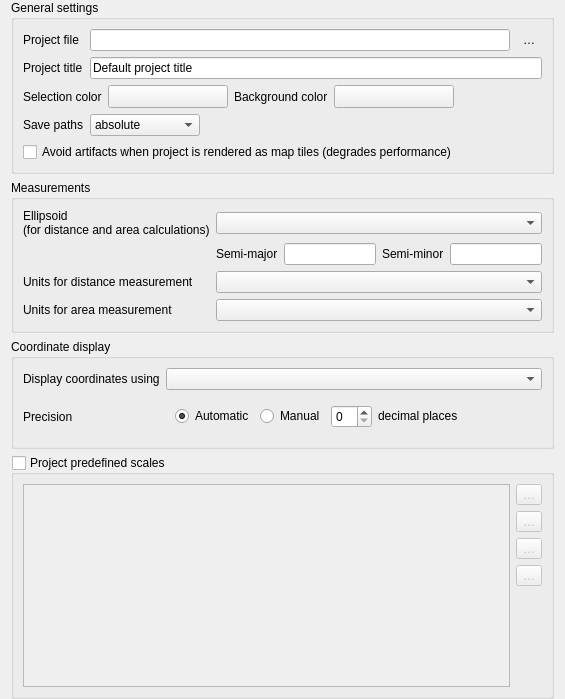
             <widget class="QWidget" name="scrollAreaWidgetContents_2">
              <property name="geometry">
               <rect>
                <x>0</x>
                <y>0</y>
                <width>565</width>
                <height>699</height>
               </rect>
              </property>
              <layout class="QVBoxLayout" name="verticalLayout_8">
               <property name="topMargin">
                <number>0</number>
               </property>
               <property name="bottomMargin">
                <number>0</number>
               </property>
               <item>
                <widget class="QgsCollapsibleGroupBox" name="titleBox">
                 <property name="title">
                  <string>General settings</string>
                 </property>
                 <property name="syncGroup">
                  <string notr="true">projgeneral</string>
                 </property>
                 <layout class="QGridLayout" name="gridLayout_26">
                  <item row="3" column="0">
                   <widget class="QLabel" name="label_3">
                    <property name="sizePolicy">
                     <sizepolicy hsizetype="Maximum" vsizetype="Preferred">
                      <horstretch>0</horstretch>
                      <verstretch>0</verstretch>
                     </sizepolicy>
                    </property>
                    <property name="text">
                     <string>Save paths</string>
                    </property>
                    <property name="buddy">
                     <cstring>cbxAbsolutePath</cstring>
                    </property>
                   </widget>
                  </item>
                  <item row="3" column="1">
                   <widget class="QComboBox" name="cbxAbsolutePath">
                    <item>
                     <property name="text">
                      <string>absolute</string>
                     </property>
                    </item>
                    <item>
                     <property name="text">
                      <string>relative</string>
                     </property>
                    </item>
                   </widget>
                  </item>
                  <item row="0" column="0">
                   <widget class="QLabel" name="label_4">
                    <property name="sizePolicy">
                     <sizepolicy hsizetype="Maximum" vsizetype="Preferred">
                      <horstretch>0</horstretch>
                      <verstretch>0</verstretch>
                     </sizepolicy>
                    </property>
                    <property name="text">
                     <string>Project file</string>
                    </property>
                    <property name="buddy">
                     <cstring>titleEdit</cstring>
                    </property>
                   </widget>
                  </item>
                  <item row="2" column="0" colspan="5">
                   <layout class="QHBoxLayout" name="horizontalLayout_5">
                    <item>
                     <widget class="QLabel" name="textLabel1">
                      <property name="sizePolicy">
                       <sizepolicy hsizetype="Maximum" vsizetype="Preferred">
                        <horstretch>0</horstretch>
                        <verstretch>0</verstretch>
                       </sizepolicy>
                      </property>
                      <property name="text">
                       <string>Selection color</string>
                      </property>
                      <property name="buddy">
                       <cstring>pbnSelectionColor</cstring>
                      </property>
                     </widget>
                    </item>
                    <item>
                     <widget class="QgsColorButton" name="pbnSelectionColor">
                      <property name="minimumSize">
                       <size>
                        <width>120</width>
                        <height>0</height>
                       </size>
                      </property>
                      <property name="maximumSize">
                       <size>
                        <width>120</width>
                        <height>16777215</height>
                       </size>
                      </property>
                      <property name="text">
                       <string/>
                      </property>
                     </widget>
                    </item>
                    <item>
                     <widget class="QLabel" name="label">
                      <property name="sizePolicy">
                       <sizepolicy hsizetype="Maximum" vsizetype="Preferred">
                        <horstretch>0</horstretch>
                        <verstretch>0</verstretch>
                       </sizepolicy>
                      </property>
                      <property name="text">
                       <string>Background color</string>
                      </property>
                      <property name="buddy">
                       <cstring>pbnCanvasColor</cstring>
                      </property>
                     </widget>
                    </item>
                    <item>
                     <widget class="QgsColorButton" name="pbnCanvasColor">
                      <property name="minimumSize">
                       <size>
                        <width>120</width>
                        <height>0</height>
                       </size>
                      </property>
                      <property name="maximumSize">
                       <size>
                        <width>120</width>
                        <height>16777215</height>
                       </size>
                      </property>
                      <property name="text">
                       <string/>
                      </property>
                     </widget>
                    </item>
                    <item>
                     <spacer name="horizontalSpacer_4">
                      <property name="orientation">
                       <enum>Qt::Horizontal</enum>
                      </property>
                      <property name="sizeHint" stdset="0">
                       <size>
                        <width>40</width>
                        <height>20</height>
                       </size>
                      </property>
                     </spacer>
                    </item>
                   </layout>
                  </item>
                  <item row="1" column="0">
                   <widget class="QLabel" name="label_2">
                    <property name="sizePolicy">
                     <sizepolicy hsizetype="Maximum" vsizetype="Preferred">
                      <horstretch>0</horstretch>
                      <verstretch>0</verstretch>
                     </sizepolicy>
                    </property>
                    <property name="text">
                     <string>Project title</string>
                    </property>
                   </widget>
                  </item>
                  <item row="3" column="3" colspan="2">
                   <spacer>
                    <property name="orientation">
                     <enum>Qt::Horizontal</enum>
                    </property>
                    <property name="sizeHint" stdset="0">
                     <size>
                      <width>40</width>
                      <height>20</height>
                     </size>
                    </property>
                   </spacer>
                  </item>
                  <item row="4" column="0" colspan="5">
                   <widget class="QCheckBox" name="mMapTileRenderingCheckBox">
                    <property name="toolTip">
                     <string>Checking this setting avoids visible edge artifacts when rendering this project as separate map tiles. Rendering performance will be degraded.</string>
                    </property>
                    <property name="text">
                     <string>Avoid artifacts when project is rendered as map tiles (degrades performance)</string>
                    </property>
                   </widget>
                  </item>
                  <item row="1" column="1" colspan="4">
                   <widget class="QLineEdit" name="titleEdit">
                    <property name="toolTip">
                     <string>Descriptive project name</string>
                    </property>
                    <property name="text">
                     <string>Default project title</string>
                    </property>
                   </widget>
                  </item>
                  <item row="0" column="1" colspan="4">
                   <layout class="QHBoxLayout" name="horizontalLayout_13">
                    <item>
                     <widget class="QLineEdit" name="mProjectFileLineEdit">
                      <property name="readOnly">
                       <bool>true</bool>
                      </property>
                     </widget>
                    </item>
                    <item>
                     <widget class="QToolButton" name="mButtonOpenProjectFolder">
                      <property name="toolTip">
                       <string>Open folder containing the project</string>
                      </property>
                      <property name="text">
                       <string>…</string>
                      </property>
                      <property name="icon">
                       <iconset resource="../../images/images.qrc">
                        <normaloff>:/images/themes/default/mActionFileOpen.svg</normaloff>:/images/themes/default/mActionFileOpen.svg</iconset>
                      </property>
                      <property name="autoRaise">
                       <bool>true</bool>
                      </property>
                     </widget>
                    </item>
                   </layout>
                  </item>
                 </layout>
                </widget>
               </item>
               <item>
                <widget class="QgsCollapsibleGroupBox" name="btnGrpMeasureEllipsoid">
                 <property name="title">
                  <string>Measurements</string>
                 </property>
                 <property name="syncGroup">
                  <string notr="true">projgeneral</string>
                 </property>
                 <layout class="QGridLayout" name="gridLayoutMeasureTool">
                  <item row="0" column="0">
                   <widget class="QLabel" name="textLabel1_8">
                    <property name="text">
                     <string>Ellipsoid
(for distance and area calculations)</string>
                    </property>
                   </widget>
                  </item>
                  <item row="2" column="1" colspan="4">
                   <widget class="QComboBox" name="mDistanceUnitsCombo"/>
                  </item>
                  <item row="1" column="1">
                   <widget class="QLabel" name="label_41">
                    <property name="text">
                     <string>Semi-major</string>
                    </property>
                   </widget>
                  </item>
                  <item row="2" column="0">
                   <widget class="QLabel" name="label_28">
                    <property name="text">
                     <string>Units for distance measurement</string>
                    </property>
                   </widget>
                  </item>
                  <item row="0" column="1" colspan="4">
                   <widget class="QComboBox" name="cmbEllipsoid"/>
                  </item>
                  <item row="1" column="4">
                   <widget class="QLineEdit" name="leSemiMinor"/>
                  </item>
                  <item row="1" column="2">
                   <widget class="QLineEdit" name="leSemiMajor"/>
                  </item>
                  <item row="1" column="3">
                   <widget class="QLabel" name="label_42">
                    <property name="text">
                     <string>Semi-minor</string>
                    </property>
                   </widget>
                  </item>
                  <item row="3" column="0">
                   <widget class="QLabel" name="label_29">
                    <property name="text">
                     <string>Units for area measurement</string>
                    </property>
                   </widget>
                  </item>
                  <item row="3" column="1" colspan="4">
                   <widget class="QComboBox" name="mAreaUnitsCombo"/>
                  </item>
                 </layout>
                </widget>
               </item>
               <item>
                <widget class="QgsCollapsibleGroupBox" name="mCoordinateDisplayGroup">
                 <property name="sizePolicy">
                  <sizepolicy hsizetype="Preferred" vsizetype="Maximum">
                   <horstretch>0</horstretch>
                   <verstretch>0</verstretch>
                  </sizepolicy>
                 </property>
                 <property name="title">
                  <string>Coordinate display</string>
                 </property>
                 <property name="syncGroup">
                  <string notr="true">projgeneral</string>
                 </property>
                 <layout class="QGridLayout" name="gridLayout_18">
                  <item row="1" column="0">
                   <widget class="QLabel" name="label_26">
                    <property name="text">
                     <string>Precision</string>
                    </property>
                   </widget>
                  </item>
                  <item row="0" column="0">
                   <widget class="QLabel" name="label_25">
                    <property name="text">
                     <string>Display coordinates using</string>
                    </property>
                   </widget>
                  </item>
                  <item row="0" column="1">
                   <widget class="QComboBox" name="mCoordinateDisplayComboBox"/>
                  </item>
                  <item row="1" column="1">
                   <widget class="QFrame" name="mFramePrecision">
                    <layout class="QHBoxLayout" name="horizontalLayout_12">
                     <item>
                      <widget class="QRadioButton" name="radAutomatic">
                       <property name="toolTip">
                        <string>Automatically sets the number of decimal places to use when displaying coordinates</string>
                       </property>
                       <property name="text">
                        <string>Automatic</string>
                       </property>
                       <property name="checked">
                        <bool>true</bool>
                       </property>
                      </widget>
                     </item>
                     <item>
                      <widget class="QRadioButton" name="radManual">
                       <property name="toolTip">
                        <string>Manually set the number of decimal places to use when displaying coordinates</string>
                       </property>
                       <property name="text">
                        <string>Manual</string>
                       </property>
                      </widget>
                     </item>
                     <item>
                      <widget class="QSpinBox" name="spinBoxDP">
                       <property name="toolTip">
                        <string>The number of decimal places for the manual option</string>
                       </property>
                      </widget>
                     </item>
                     <item>
                      <widget class="QLabel" name="labelDP">
                       <property name="sizePolicy">
                        <sizepolicy hsizetype="MinimumExpanding" vsizetype="Fixed">
                         <horstretch>0</horstretch>
                         <verstretch>0</verstretch>
                        </sizepolicy>
                       </property>
                       <property name="text">
                        <string>decimal places</string>
                       </property>
                      </widget>
                     </item>
                    </layout>
                   </widget>
                  </item>
                 </layout>
                </widget>
               </item>
               <item>
                <widget class="QgsCollapsibleGroupBox" name="grpProjectScales">
                 <property name="sizePolicy">
                  <sizepolicy hsizetype="Preferred" vsizetype="Expanding">
                   <horstretch>0</horstretch>
                   <verstretch>3</verstretch>
                  </sizepolicy>
                 </property>
                 <property name="title">
                  <string>Project predefined scales</string>
                 </property>
                 <property name="checkable">
                  <bool>true</bool>
                 </property>
                 <property name="checked">
                  <bool>false</bool>
                 </property>
                 <property name="syncGroup">
                  <string notr="true">projgeneral</string>
                 </property>
                 <layout class="QGridLayout" name="gridLayout_7">
                  <item row="0" column="0">
                   <widget class="QListWidget" name="lstScales"/>
                  </item>
                  <item row="0" column="1">
                   <layout class="QVBoxLayout" name="verticalLayout_4">
                    <item>
                     <widget class="QToolButton" name="pbnAddScale">
                      <property name="toolTip">
                       <string>Add predefined scale</string>
                      </property>
                      <property name="text">
                       <string>…</string>
                      </property>
                      <property name="icon">
                       <iconset resource="../../images/images.qrc">
                        <normaloff>:/images/themes/default/symbologyAdd.svg</normaloff>:/images/themes/default/symbologyAdd.svg</iconset>
                      </property>
                     </widget>
                    </item>
                    <item>
                     <widget class="QToolButton" name="pbnRemoveScale">
                      <property name="toolTip">
                       <string>Remove selected scale</string>
                      </property>
                      <property name="text">
                       <string>…</string>
                      </property>
                      <property name="icon">
                       <iconset resource="../../images/images.qrc">
                        <normaloff>:/images/themes/default/symbologyRemove.svg</normaloff>:/images/themes/default/symbologyRemove.svg</iconset>
                      </property>
                     </widget>
                    </item>
                    <item>
                     <widget class="QToolButton" name="pbnImportScales">
                      <property name="toolTip">
                       <string>Import from file</string>
                      </property>
                      <property name="text">
                       <string>…</string>
                      </property>
                      <property name="icon">
                       <iconset resource="../../images/images.qrc">
                        <normaloff>:/images/themes/default/mActionFileOpen.svg</normaloff>:/images/themes/default/mActionFileOpen.svg</iconset>
                      </property>
                     </widget>
                    </item>
                    <item>
                     <widget class="QToolButton" name="pbnExportScales">
                      <property name="toolTip">
                       <string>Save to file</string>
                      </property>
                      <property name="text">
                       <string>…</string>
                      </property>
                      <property name="icon">
                       <iconset resource="../../images/images.qrc">
                        <normaloff>:/images/themes/default/mActionFileSave.svg</normaloff>:/images/themes/default/mActionFileSave.svg</iconset>
                      </property>
                     </widget>
                    </item>
                    <item>
                     <spacer name="verticalSpacer">
                      <property name="orientation">
                       <enum>Qt::Vertical</enum>
                      </property>
                      <property name="sizeHint" stdset="0">
                       <size>
                        <width>20</width>
                        <height>40</height>
                       </size>
                      </property>
                     </spacer>
                    </item>
                   </layout>
                  </item>
                 </layout>
                </widget>
               </item>
               <item>
                <spacer name="verticalSpacer_5">
                 <property name="orientation">
                  <enum>Qt::Vertical</enum>
                 </property>
                 <property name="sizeHint" stdset="0">
                  <size>
                   <width>20</width>
                   <height>0</height>
                  </size>
                 </property>
                </spacer>
               </item>
              </layout>
             </widget>
